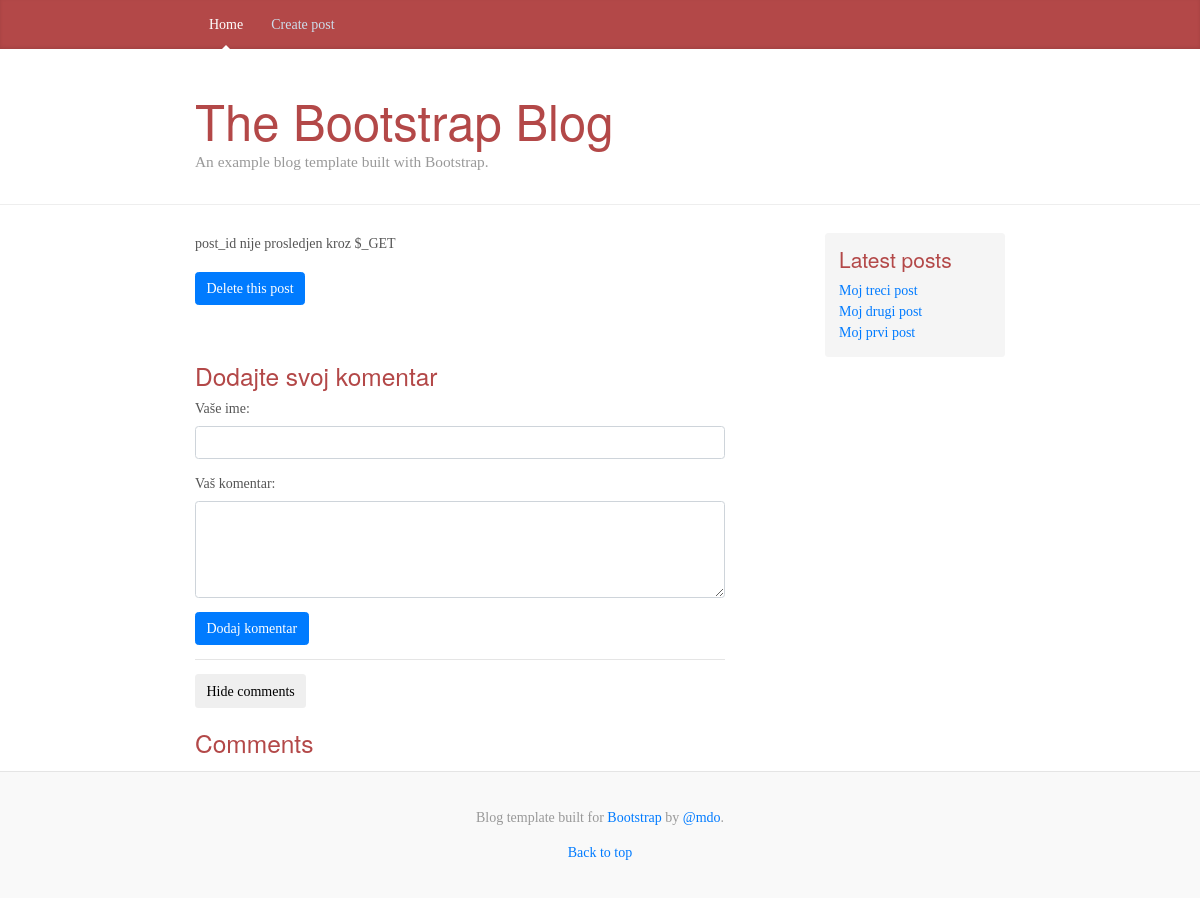
The page /single-post.php on the database its author committed.
### tables this page shows
CREATE TABLE posts (
    id int auto_increment,
    title varchar(255) not null,
    body TEXT not null,
    author int not null,
    created_at date not null,
    PRIMARY KEY (id),
    FOREIGN KEY (author) REFERENCES users(id)
);

### db.php (called while the page is built, shortened)
<?php
function getData($sql, $connection, $fetchAll = false)
{
    $statement = $connection->prepare($sql);
    $statement->execute();
    $statement->setFetchMode(PDO::FETCH_ASSOC);
    return $fetchAll ? $statement->fetchAll() : $statement->fetch();
}
?>

### single-post.php (the view, shortened to what this page needs)
<?php include('db.php') ?>
<?php include('header.php') ?>
<main role="main" class="container">
    <div class="row">
        <div class="col-sm-8 blog-main">
            <?php
            if (isset($_GET['post_id'])) {
                $sql1 = "SELECT p.*, users.id as userID, users.first_name, users.last_name FROM posts p inner join users on p.author = users.id WHERE p.id = {$_GET['post_id']}";
                $post = getData($sql1, $connection, $fetchAll = false);
                $sql2 = "SELECT * FROM comments c WHERE c.post_id = {$_GET['post_id']}";
                $comments = getData($sql2, $connection, $fetchAll = true);
                ?>
                <?php
            } else {
                echo ('post_id nije prosledjen kroz $_GET');
            }
            ?>
            <div class="blog-post">
                <button class="btn btn-primary" onclick="confirmDelete()">Delete this post</button>
            </div>
            <?php include('comments.php') ?>
        </div>
        <?php include('sidebar.php') ?>
    </div>
</main>
<?php include('footer.php') ?>

### sidebar.php
<?php
$sql4 = "SELECT * FROM posts ORDER BY created_at DESC LIMIT 5";
$posts5 = getData($sql4, $connection, $fetchAll = true);
?>
<aside class="col-sm-3 ml-sm-auto blog-sidebar">
    <div class="sidebar-module sidebar-module-inset">
        <h4>Latest posts</h4>
        <ol class="list-unstyled">
            <?php foreach ($posts5 as $post) { ?>
                <li>
                    <a href="single-post.php?post_id=<?php echo ($post['id']) ?>">
                        <?= $post['title'] ?>
                    </a>
                </li>
            <?php } ?>
        </ol>
    </div>
</aside>

### styles/blog.css (style rules this page uses)
@media (min-width: 48em) { html { font-size: 18px; } }
body { font-family: Georgia, "Times New Roman", Times, serif; color: #555; }
h1, .h1, h2, .h2, h3, .h3, h4, .h4, h5, .h5, h6, .h6 { font-family: "Helvetica Neue", Helvetica, Arial, sans-serif; font-weight: 400; color: #333; }
.container { max-width: 60rem; }
.sidebar-module { padding: 1rem; }
.sidebar-module-inset { padding: 1rem; background-color: #f5f5f5; border-radius: .25rem; }
.sidebar-module-inset p:last-child, .sidebar-module-inset ul:last-child, .sidebar-module-inset ol:last-child { margin-bottom: 0; }
.blog-post { margin-bottom: 4rem; }

### styles/styles.css (style rules this page uses)
html { font-size: 14px; }
h1, h2, h3, h4, h5, h6 { color: #b34848; }

### rows shown on the page
posts: title "Moj treci post"
posts: title "Moj drugi post"
posts: title "Moj prvi post"
